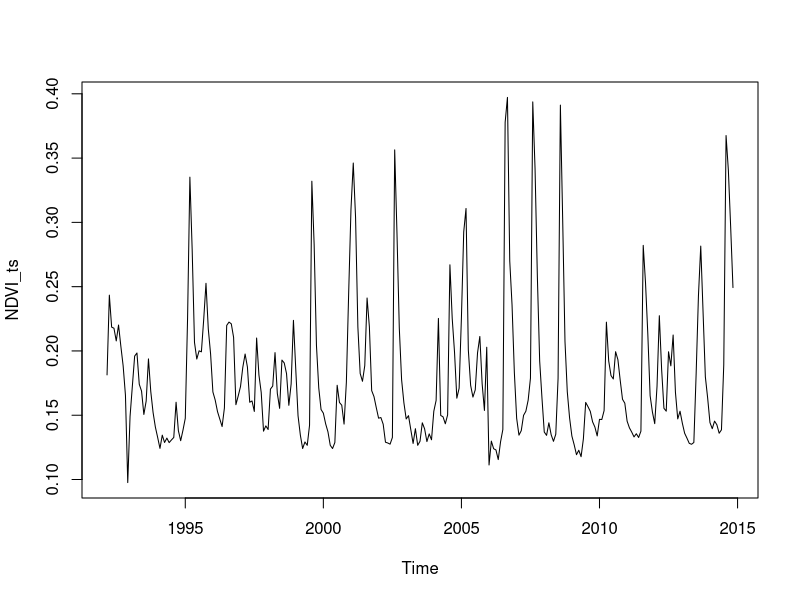
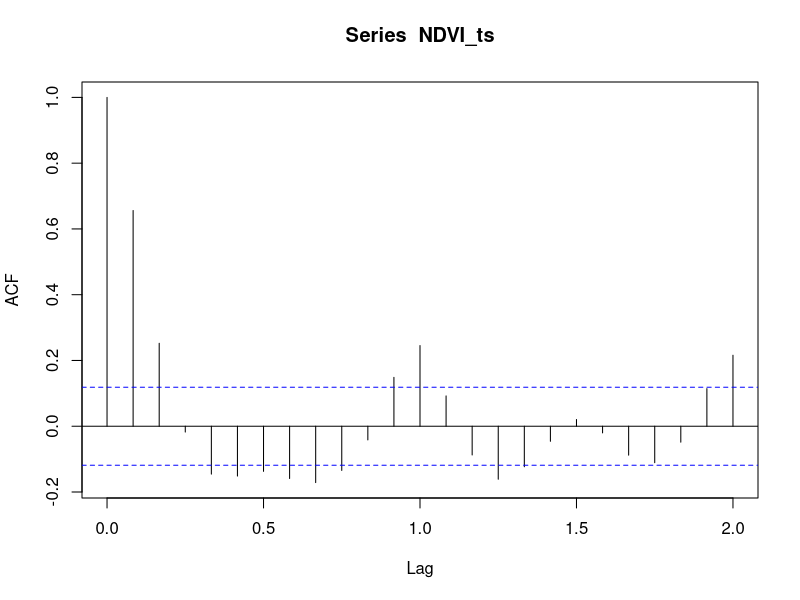
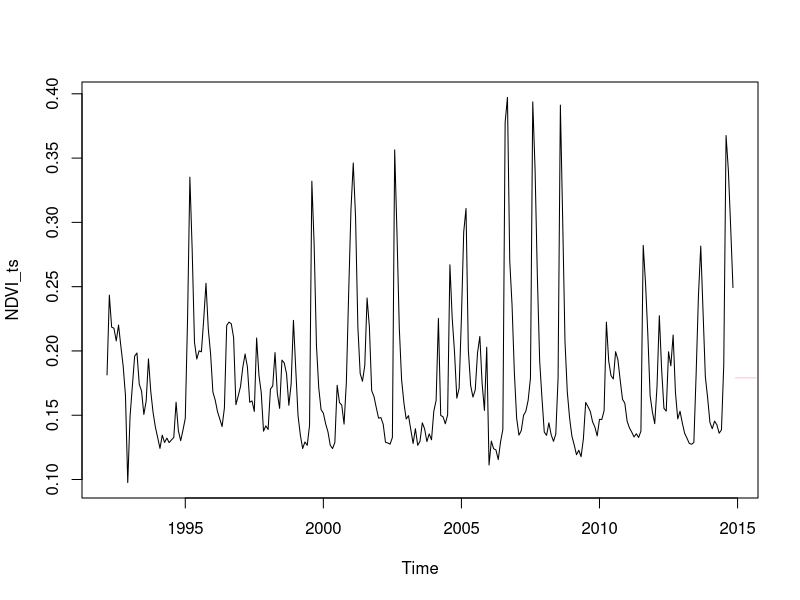
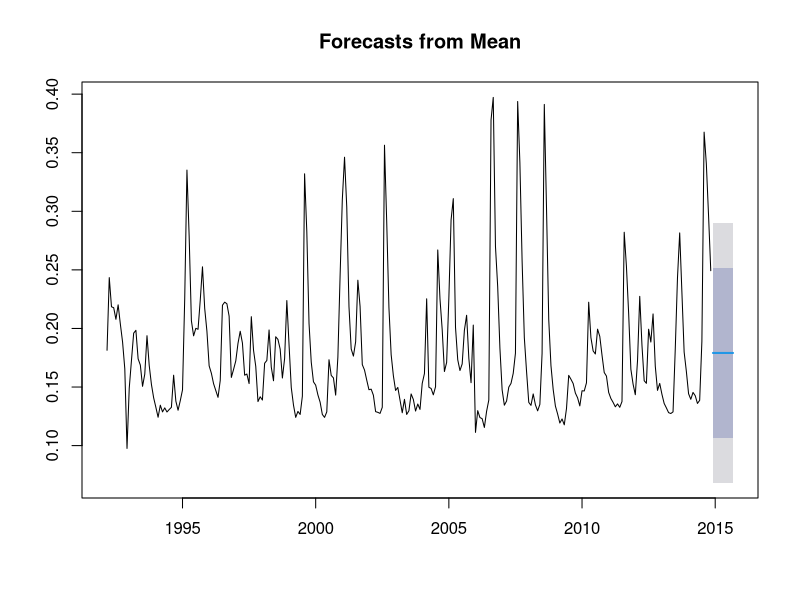
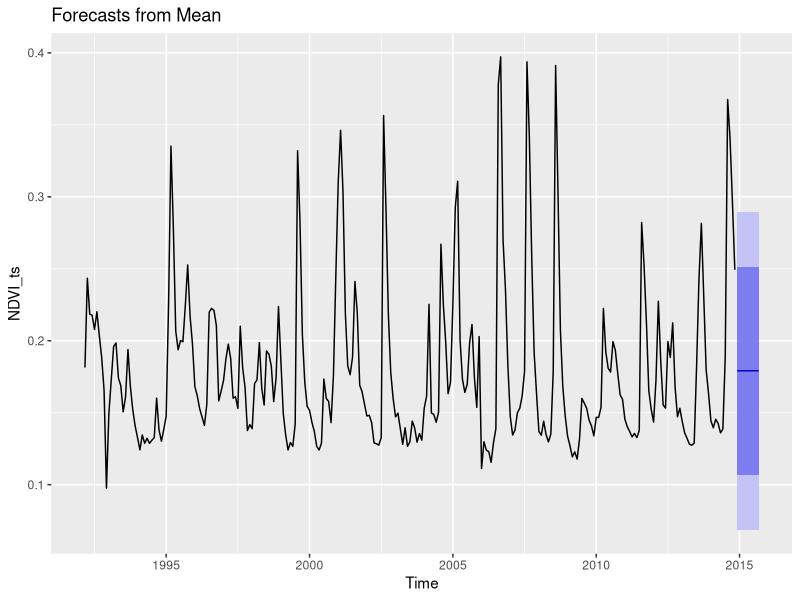
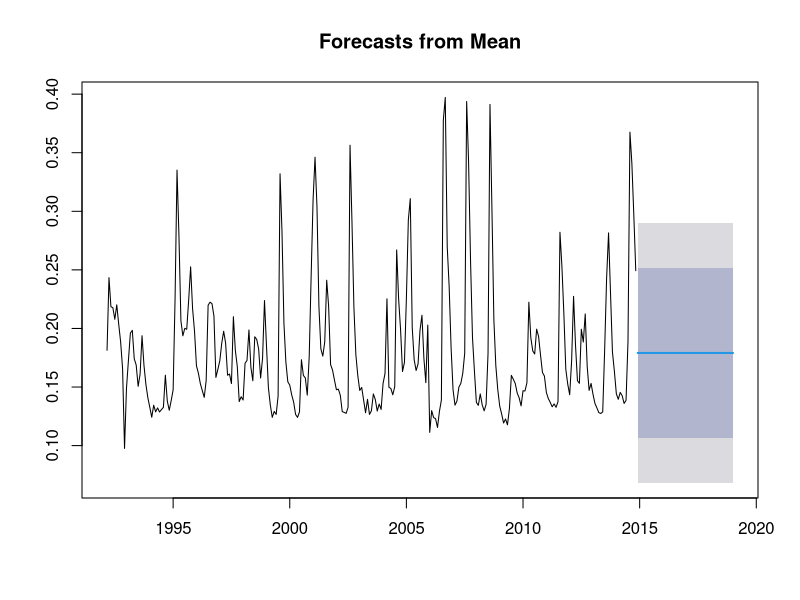
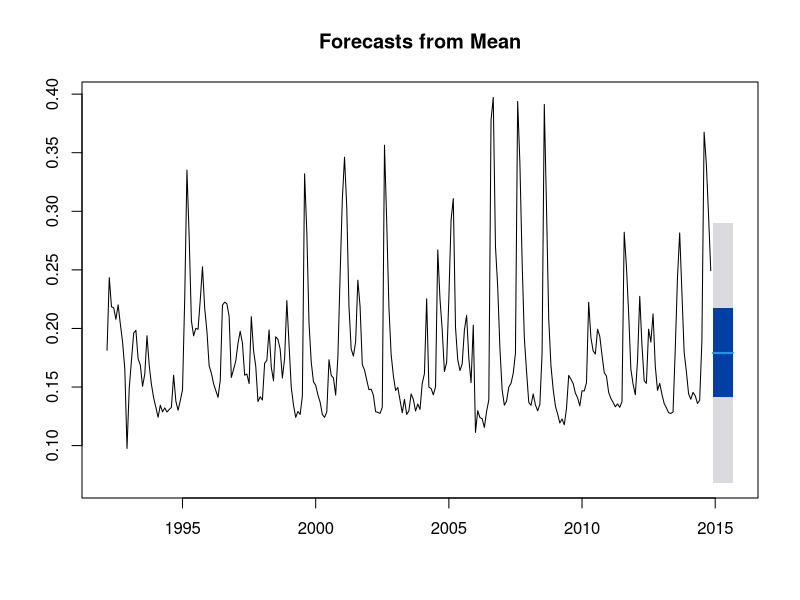
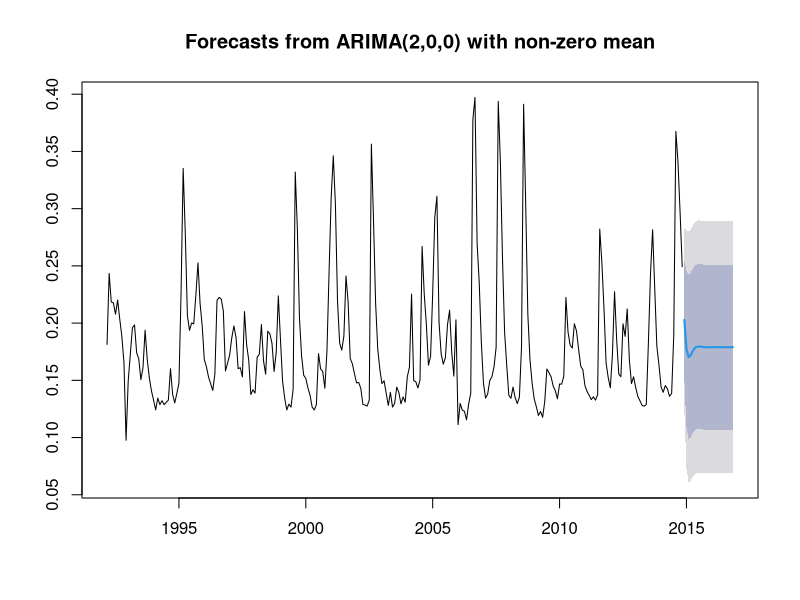

Here is the R script that generated these plots, in order:
library(forecast)
library(ggplot2)

# Data setup

data = read.csv("portal_timeseries.csv", stringsAsFactors = FALSE)
head(data)
NDVI_ts = ts(data$NDVI, start = c(1992, 3), end = c(2014, 11), frequency = 12)

# Steps in forecasting
# 1. Problem definition
# 2. Gather information
# 3. Exploratory analysis
# 4. Choosing and fitting models
# 5. Make forecasts
# 6. Evaluate forecasts

# Reminder of data structure

plot(NDVI_ts)
acf(NDVI_ts)

# Last time we made some models, the simplest was just the average
# Average model: y_t = c + e_t, where e_t ~ N(0, sigma)

# To make forecasts from these models we ask what the model would predict at the time-step of interest
# So, for the average model we just need to know what c is, which is just the mean(NDVI_ts)

mean(NDVI_ts)

# If we use `meanf` to get a forecast for the average model we see that this mean is the forecast value

avg_forecast = meanf(NDVI_ts)
avg_forecast

# Look at the forecast object

str(avg_forecast)

# Can see the
# * Method used for forecasting
# * Values for fitting the model
# * Information about the model
# * Mean values for the forecast

# The expected value, or point forecast, is in $mean

avg_forecast$mean

# Visualize

plot(NDVI_ts)
lines(avg_forecast$mean, col = 'pink')

# Better to use built-in plotting functions

plot(avg_forecast)

# or

autoplot(avg_forecast)

# Change the number of time-steps in the forecast using h

avg_forecast = meanf(NDVI_ts, h = 50)
plot(avg_forecast)

# Uncertainty
# Important to know how confident our forecast is
# Shaded areas provide this information
# Only variation in e_t is included, not errors in parameters
# By default 80% and 95%

avg_forecast
avg_forecast <- meanf(NDVI_ts, level = c(50, 95))
avg_forecast
plot(avg_forecast)

# Does it look like 95% of the empirical points fall within the gray band?
# Might make us sceptical of this forecast
# How do we tell? We'll come back to this when we learn how to evaluate forecasts

# Forecasting with more complex models
# `forecast()` function
# Non-seasonal ARIMA
# y_t = c + b1 * y_t-1 + b2 * y_t-2 + e_t
# Actually y_t = (1 - b1 - b2)*c + b1 * y_t-1 + b2 * y_t-2 + e_t due to non-zero mean

arima_model = auto.arima(NDVI_ts, seasonal = FALSE)
arima_model
arima_forecast = forecast(arima_model)
plot(arima_forecast)

# Can see the model at work
# First step influenced strongly postively by previous time-step which is high so above mean
# Second step is pulled below negative AR2 parameter
# Gradually reverts to the mean

# You Do
# Make a forecast using a seasonal ARIMA model (the best model we found last time)
# Make the forecast for 3 years (36 months into the future)
# Show the 80 and 99% prediction intervals

seasonal_arima_model = auto.arima(NDVI_ts)
seasonal_arima_forecast = forecast(seasonal_arima_model, h = 36, level = c(80, 99))
plot(seasonal_arima_forecast)

# Forecasts from cross-sectional approach

library(dplyr)
library(tidyr)

monsoon_data <- data %>%
  separate(date, c("month", "day", "year"), sep = '/') %>%
  filter(month == 7 | month == 8 | month == 9) %>%
  group_by(year) %>%
  summarize(monsoon_rain = sum(rain), monsoon_ndvi = mean(NDVI), monsoon_rodents = sum(rodents))

ggplot(monsoon_data, aes(x = monsoon_rain, y = monsoon_ndvi)) +
  geom_point() +
  geom_smooth(method = "lm")

rain_model = lm('monsoon_ndvi ~ monsoon_rain', data = monsoon_data)
rain_forecast = forecast(rain_model, newdata = data.frame(monsoon_rain = c(120, 226, 176, 244)))
plot(rain_forecast)
